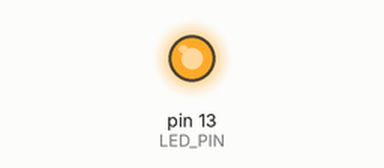
Recording of a sketch running on a simulated Arduino Uno, built with avr-gcc and run on an emulated ATmega328P. Shown: output pins drawn as LEDs (lit = HIGH). Sleep ends after the set time or at an interrupt; what the sketch prints to the serial monitor is not drawn.

Above: at 4.2 s.
At 12.3 s:
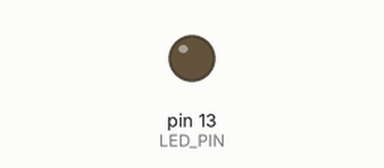
Timing chart, 0 to 21.5 s (numbered marks = the images above):
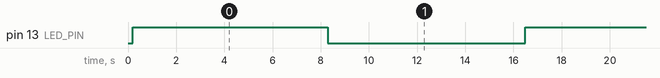

Measured:
- by itself, pin 13 (LED_PIN): alternates HIGH for 8.2 s and LOW for 8.2 s

The sketch:

wdt.ino
```cpp
// http://donalmorrissey.blogspot.com/2010/04/sleeping-arduino-part-5-wake-up-via.html

// 1. setup wdt in `setup`.
// 2. define `ISR` function, which will be called when watchdog timed out. Note to reset flag.
// 3. enter sleep in some case, e.g., idle for some time.

/*
 * Sketch for testing sleep mode with wake up on WDT.
 * Donal Morrissey - 2011.
 *
 */
#include <avr/sleep.h>
#include <avr/power.h>
#include <avr/wdt.h>

#define LED_PIN (13)

volatile int f_wdt=1;

/***************************************************
 *  Name:        ISR(WDT_vect)
 *
 *  Returns:     Nothing.
 *
 *  Parameters:  None.
 *
 *  Description: Watchdog Interrupt Service. This
 *               is executed when watchdog timed out.
 *
 ***************************************************/
ISR(WDT_vect)
{
  if(f_wdt == 0)
  {
    f_wdt=1;
  }
  else
  {
    Serial.println("WDT Overrun!!!");
  }
}


/***************************************************
 *  Name:        enterSleep
 *
 *  Returns:     Nothing.
 *
 *  Parameters:  None.
 *
 *  Description: Enters the arduino into sleep mode.
 *
 ***************************************************/
void enterSleep(void)
{
  set_sleep_mode(SLEEP_MODE_PWR_SAVE);   /* EDIT: could also use SLEEP_MODE_PWR_DOWN for lowest power consumption. */
  sleep_enable();

  /* Now enter sleep mode. */
  sleep_mode();

  ////

  /* The program will continue from here after the WDT timeout*/
  sleep_disable(); /* First thing to do is disable sleep. */

  /* Re-enable the peripherals. */
  power_all_enable();
}


/***************************************************
 *  Name:        setup
 *
 *  Returns:     Nothing.
 *
 *  Parameters:  None.
 *
 *  Description: Setup for the serial comms and the
 *                Watch dog timeout.
 *
 ***************************************************/
void setup()
{
  Serial.begin(9600);
  Serial.println("Initialising...");
  delay(100); //Allow for serial print to complete.

  pinMode(LED_PIN,OUTPUT);

  /*** Setup the WDT ***/

  /* Clear the reset flag. */
  MCUSR &= ~(1<<WDRF);

  /* In order to change WDE or the prescaler, we need to
   * set WDCE (This will allow updates for 4 clock cycles).
   */
  WDTCSR |= (1<<WDCE) | (1<<WDE);

  /* set new watchdog timeout prescaler value */
  WDTCSR = 1<<WDP0 | 1<<WDP3; /* 8.0 seconds */ // For how to set different time, check the url on top.

  /* Enable the WD interrupt (note no reset). */
  WDTCSR |= _BV(WDIE);

  Serial.println("Initialisation complete.");
  delay(100); //Allow for serial print to complete.
}


/***************************************************
 *  Name:        enterSleep
 *
 *  Returns:     Nothing.
 *
 *  Parameters:  None.
 *
 *  Description: Main application loop.
 *
 ***************************************************/
void loop()
{
  if(f_wdt == 1)
  {
    /* Toggle the LED */
    digitalWrite(LED_PIN, !digitalRead(LED_PIN));

    /* Don't forget to clear the flag. */
    f_wdt = 0;

    /* Re-enter sleep mode. */
    enterSleep();
  }
  else
  {
    /* Do nothing. */
  }
}
```

Display.cpp
```cpp
#include "Display.h"

Display::Display() {
  const uint8_t SCREEN_WIDTH = 128; // 设置OLED宽度, 单位:像素
  const uint8_t SCREEN_HEIGHT = 64; // 设置OLED高度, 单位:像素
  m_display = Adafruit_SSD1306(SCREEN_WIDTH, SCREEN_HEIGHT, &Wire);
  m_lastStr = "";
}

void Display::begin() {
  // 初始化OLED并设置其IIC地址为 0x3C
  m_display.begin(SSD1306_SWITCHCAPVCC, 0x3C); // TODO May fail.
}

void Display::setBaseContent() {
  // 清除屏幕
  m_display.clearDisplay();

  // 设置字体颜色,白色可见
  m_display.setTextColor(WHITE);

  //设置字体大小
  m_display.setTextSize(2);

  //设置光标位置
  m_display.setCursor(0, 0);
  m_display.print("Tafit");

  m_display.display();
}

void Display::updateContent(const String &str) {

  m_display.setCursor(0, 20);
  m_display.setTextColor(BLACK);
  m_display.print(m_lastStr);

  m_display.setCursor(0, 20);
  m_display.setTextColor(WHITE);
  m_display.print(str);
  m_lastStr = str;

  m_display.display();
}
```

Display.h
```cpp
#ifndef DISPLAY_H
#define DISPLAY_H

#include "Arduino.h"

#include <Adafruit_GFX.h>
#include <Adafruit_SSD1306.h>

// SLC -> A5;
// SDA -> A4;

class Display
{
  public:
    Display(void);

    void begin(void);

    void setBaseContent(void);

    void updateContent(const String &);

  protected:
    String m_lastStr;
    Adafruit_SSD1306 m_display;
};

#endif
```
